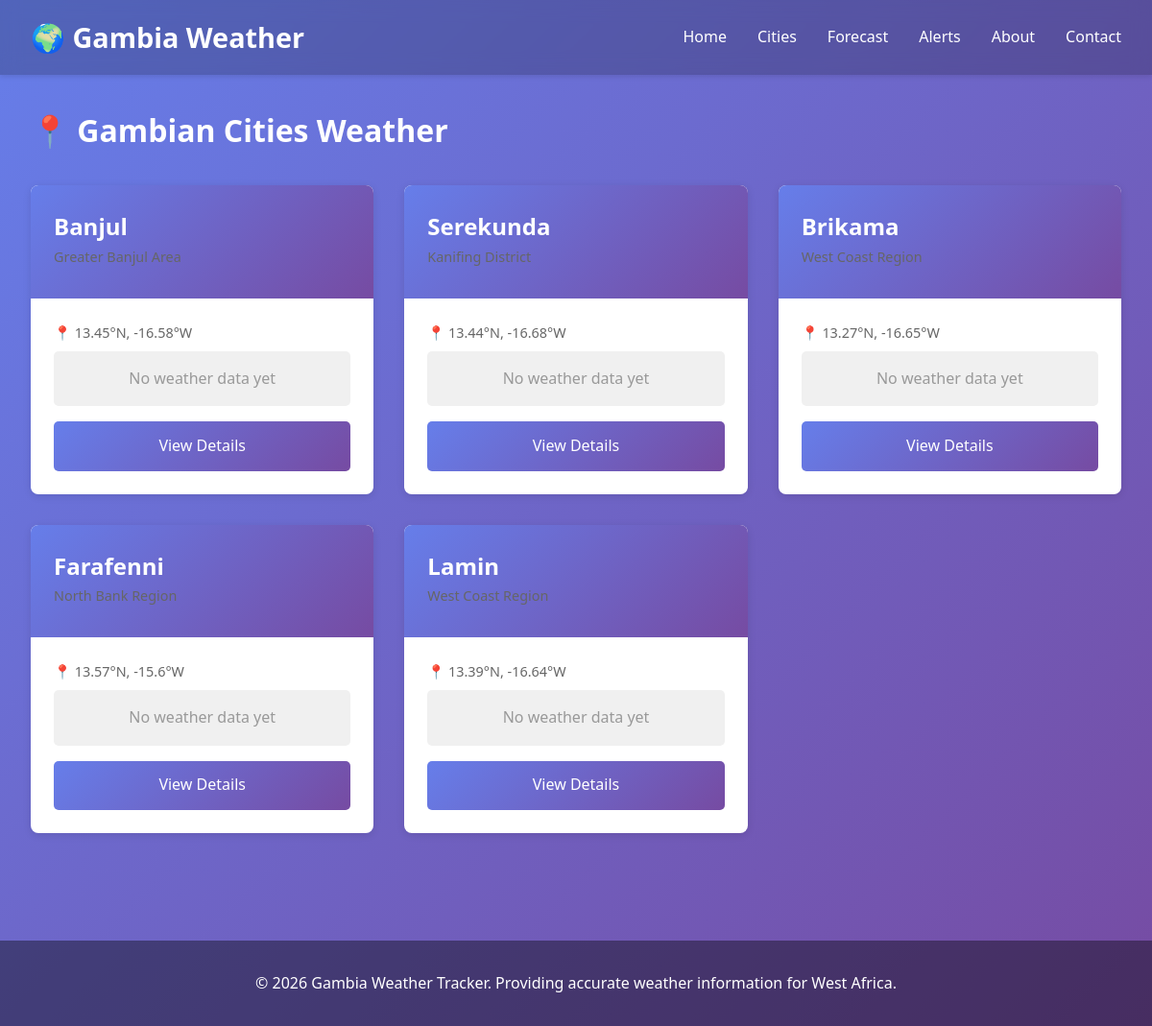
Screenshot of /cities/ with the database file from the repository.
### blog/models.py (models this page shows, shortened)
class City(models.Model):
    name = models.CharField(max_length=100, unique=True)
    region = models.CharField(max_length=100)
    latitude = models.FloatField()
    longitude = models.FloatField()
    description = models.TextField(blank=True)
    class Meta:
        verbose_name_plural = 'Cities'

### blog/views.py (the view)
# urls.py: path('cities/', views.cities_list, name='cities_list'),
def cities_list(request):
    cities = City.objects.prefetch_related('current_weather').all()
    context = {
        'cities': cities,
    }
    return render(request, 'blog/cities_list.html', context)

### blog/templates/blog/cities_list.html (shortened to what this page needs)
{% extends 'base.html' %}
{% block content %}
<div class="container">
    <h1 style="color: white; margin-bottom: 2rem;">📍 Gambian Cities Weather</h1>
    <div class="card-grid">
        {% for city in cities %}
        <div class="card">
            <div class="card-header">
                <h3>{{ city.name }}</h3>
                <div class="card-meta">{{ city.region }}</div>
            </div>
            <div class="card-body">
                <div class="card-meta">📍 {{ city.latitude }}°N, {{ city.longitude }}°W</div>
                {% if city.current_weather %}
                    <div style="margin: 1rem 0; padding: 1rem; background: #f0f0f0; border-radius: 5px;">
                        <div class="temp-display">{{ city.current_weather.temperature }}°C</div>
                        <div class="condition-display">{{ city.current_weather.get_condition_display }}</div>
                        <div style="margin-top: 0.5rem; font-size: 0.9rem; color: #666;">
                            Humidity: {{ city.current_weather.humidity }}% | Wind: {{ city.current_weather.wind_speed }} km/h
                        </div>
                    </div>
                {% else %}
                    <div style="padding: 1rem; background: #f0f0f0; border-radius: 5px; text-align: center; color: #999;">
                        No weather data yet
                    </div>
                {% endif %}
                <a href="{% url 'blog:city_weather' city.id %}" class="btn" style="width: 100%; text-align: center; margin-top: 1rem;">View Details</a>
            </div>
        </div>
        {% empty %}
        <div style="color: white; text-align: center; padding: 2rem;">
            <p>No cities available yet. Add cities in the admin panel.</p>
        </div>
        {% endfor %}
    </div>
</div>
{% endblock %}

### blog/templates/base.html (shortened to what this page needs)
<!DOCTYPE html>
<html lang="en">
<head>
</head>
<body>
    <header>
        <nav>
            <div class="logo">🌍 Gambia Weather</div>
            <ul class="nav-links">
                <li><a href="{% url 'blog:home' %}">Home</a></li>
                <li><a href="{% url 'blog:cities_list' %}">Cities</a></li>
                <li><a href="{% url 'blog:forecast' %}">Forecast</a></li>
                <li><a href="{% url 'blog:alerts' %}">Alerts</a></li>
                <li><a href="{% url 'blog:about' %}">About</a></li>
                <li><a href="{% url 'blog:contact' %}">Contact</a></li>
            </ul>
        </nav>
    </header>
    <main>
        {% block content %}{% endblock %}
    </main>
    <footer>
        <p>&copy; 2026 Gambia Weather Tracker. Providing accurate weather information for West Africa.</p>
    </footer>
</body>
</html>

### blog/templates/base.html (style rules this page uses)
* { margin: 0; padding: 0; box-sizing: border-box; }
body { font-family: 'Segoe UI', Tahoma, Geneva, Verdana, sans-serif; line-height: 1.6; color: #333; background: linear-gradient(135deg, #667eea 0%, #764ba2 100%); min-height: 100vh; }
header { background: rgba(0, 0, 0, 0.2); color: white; padding: 1rem 0; box-shadow: 0 2px 5px rgba(0,0,0,0.1); backdrop-filter: blur(10px); }
nav { max-width: 1200px; margin: 0 auto; padding: 0 2rem; display: flex; justify-content: space-between; align-items: center; }
.logo { font-size: 1.8rem; font-weight: bold; }
.nav-links { display: flex; gap: 2rem; list-style: none; }
.nav-links a { color: white; text-decoration: none; transition: opacity 0.3s; }
.container { max-width: 1200px; margin: 0 auto; padding: 2rem; }
.card-grid { display: grid; grid-template-columns: repeat(auto-fill, minmax(300px, 1fr)); gap: 2rem; margin-bottom: 2rem; }
.card { background: white; border-radius: 8px; box-shadow: 0 2px 8px rgba(0,0,0,0.1); overflow: hidden; transition: transform 0.3s, box-shadow 0.3s; }
.card-header { background: linear-gradient(135deg, #667eea 0%, #764ba2 100%); color: white; padding: 1.5rem; }
.card-header h3 { margin: 0; font-size: 1.5rem; }
.card-body { padding: 1.5rem; }
.card-meta { font-size: 0.9rem; color: #666; margin-bottom: 0.5rem; }
.btn { display: inline-block; padding: 0.8rem 1.5rem; background: linear-gradient(135deg, #667eea 0%, #764ba2 100%); color: white; text-decoration: none; border-radius: 5px; transition: opacity 0.3s; border: none; cursor: pointer; font-size: 1rem; }
footer { background: rgba(0, 0, 0, 0.4); color: white; text-align: center; padding: 2rem; margin-top: 3rem; }

### rows the page displays
City: name "Banjul", region "Greater Banjul Area", latitude "13.45", longitude "-16.58"
City: name "Serekunda", region "Kanifing District", latitude "13.44", longitude "-16.68"
City: name "Brikama", region "West Coast Region", latitude "13.27", longitude "-16.65"
City: name "Farafenni", region "North Bank Region", latitude "13.57", longitude "-15.6"
City: name "Lamin", region "West Coast Region", latitude "13.39", longitude "-16.64"
